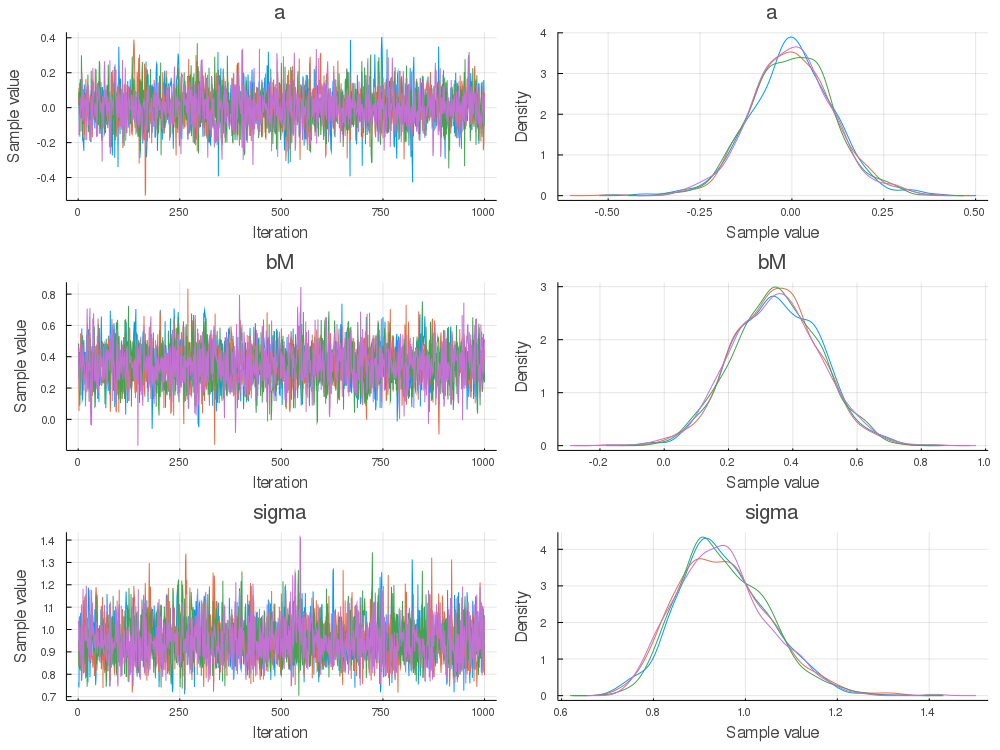

Write Julia code to recreate this figure.
# Load Julia packages (libraries) needed for clip

using StatisticalRethinking
using CSV, StanSample, DataFrames, Statistics
using KernelDensity, MonteCarloMeasurements
using StatsPlots

ProjDir = @__DIR__

# ### snippet 5.1

df = CSV.read(rel_path("..", "data", "WaffleDivorce.csv"), delim=';')
scale!(df, [:Marriage, :MedianAgeMarriage, :Divorce])

# Define the Stan language model

m5_2 = "
data {
  int N;
  vector[N] divorce_s;
  vector[N] marriage_s;
}
parameters {
  real a;
  real bM;
  real<lower=0> sigma;
}
model {
  vector[N] mu = a + bM * marriage_s;
  a ~ normal( 0 , 0.2 );
  bM ~ normal( 0 , 0.5 );
  sigma ~ exponential( 1 );
  divorce_s ~ normal( mu , sigma );
}
";

# Define the SampleModel
m_5_2 = SampleModel("m5_2", m5_2);

# Input data

m5_2_data = Dict(
  "N" => size(df, 1), 
  "divorce_s" => df[:, :Divorce_s],
  "marriage_s" => df[:, :Marriage_s] 
);

# Sample using cmdstan

rc = stan_sample(m_5_2, data=m5_2_data);

if success(rc)

  # Describe the draws

  chns = read_samples(m_5_2; output_format=:mcmcchains)
  #show(chns)
  plot(chns)
  savefig("$(ProjDir)/m5.2.png")

  println()
  sdf = read_summary(m_5_2)
  #sdf |> display

  # Result rethinking

  rethinking = "
          mean   sd  5.5% 94.5%
    a     0.00 0.11 -0.17  0.17
    bM    0.35 0.13  0.15  0.55
    sigma 0.91 0.09  0.77  1.05
  "
end
